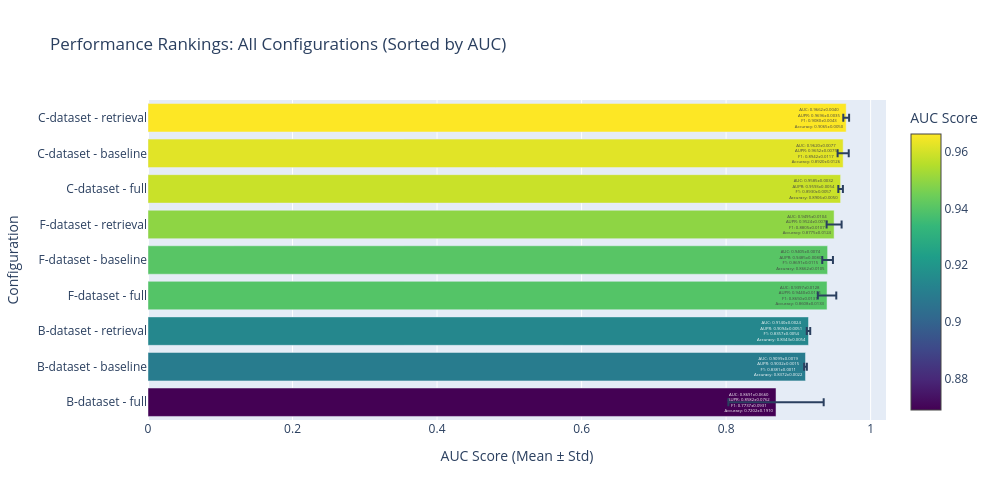

Notebook cell for this chart:
### Markdown cell above
## 6. Interactive Performance Comparison

Interactive bar chart showing all configurations ranked by AUC. Hover over bars to see detailed metrics.

### Code cell
# Create interactive comparison visualization
agg_data = df_results.groupby(['dataset', 'setup']).agg({
    'AUC': ['mean', 'std'],
    'AUPR': ['mean', 'std'],
    'F1-score': ['mean', 'std'],
    'Accuracy': ['mean', 'std']
}).reset_index()

agg_data.columns = ['dataset', 'setup', 'AUC_mean', 'AUC_std', 'AUPR_mean', 'AUPR_std', 
                    'F1_mean', 'F1_std', 'Accuracy_mean', 'Accuracy_std']

agg_data['config'] = agg_data['dataset'] + ' - ' + agg_data['setup']
agg_data = agg_data.sort_values('AUC_mean', ascending=True)

# Create horizontal bar chart
fig = go.Figure(data=[
    go.Bar(
        y=agg_data['config'],
        x=agg_data['AUC_mean'],
        error_x=dict(type='data', array=agg_data['AUC_std']),
        marker=dict(color=agg_data['AUC_mean'], colorscale='Viridis', 
                   showscale=True, colorbar=dict(title='AUC Score')),
        text=[f"AUC: {auc:.4f}±{std:.4f}<br>AUPR: {aupr:.4f}±{aupr_std:.4f}<br>F1: {f1:.4f}±{f1_std:.4f}<br>Accuracy: {acc:.4f}±{acc_std:.4f}" 
              for auc, std, aupr, aupr_std, f1, f1_std, acc, acc_std in 
              zip(agg_data['AUC_mean'], agg_data['AUC_std'], agg_data['AUPR_mean'], agg_data['AUPR_std'],
                  agg_data['F1_mean'], agg_data['F1_std'], agg_data['Accuracy_mean'], agg_data['Accuracy_std'])],
        hovertemplate='<b>%{y}</b><br>%{text}<extra></extra>',
        orientation='h'
    )
])

fig.update_layout(
    title='Performance Rankings: All Configurations (Sorted by AUC)',
    xaxis_title='AUC Score (Mean ± Std)',
    yaxis_title='Configuration',
    height=500,
    width=1000,
    showlegend=False,
    hovermode='closest'
)

fig.show()

print("✓ Interactive visualization complete")

### Figure 1 — Plotly figure (JSON) as saved in the notebook; plotly's stock layout.template omitted (floating-point values rounded to 4 significant figures)
{"data": [{"error_x": {"array": [0.06595, 0.00189, 0.002379, 0.01277, 0.007398, 0.0104, 0.003176, 0.0077, 0.00402], "type": "data"}, "hovertemplate": "<b>%{y}</b><br>%{text}<extra></extra>", "marker": {"color": [0.8691, 0.9099, 0.914, 0.9397, 0.9405, 0.9495, 0.9585, 0.962, 0.9662], "colorbar": {"title": {"text": "AUC Score"}}, "colorscale": [[0, "#440154"], [0.1111, "#482878"], [0.2222, "#3e4989"], [0.3333, "#31688e"], [0.4444, "#26828e"], [0.5556, "#1f9e89"], [0.6667, "#35b779"], [0.7778, "#6ece58"], [0.8889, "#b5de2b"], [1, "#fde725"]], "showscale": true}, "orientation": "h", "text": ["AUC: 0.8691±0.0660<br>AUPR: 0.8582±0.0762<br>F1: 0.7737±0.0931<br>Accuracy: 0.7202±0.1910", "AUC: 0.9099±0.0019<br>AUPR: 0.9032±0.0015<br>F1: 0.8381±0.0011<br>Accuracy: 0.8372±0.0022", "AUC: 0.9140±0.0024<br>AUPR: 0.9094±0.0051<br>F1: 0.8357±0.0054<br>Accuracy: 0.8343±0.0054", "AUC: 0.9397±0.0128<br>AUPR: 0.9440±0.0134<br>F1: 0.8650±0.0131<br>Accuracy: 0.8608±0.0133", "AUC: 0.9405±0.0074<br>AUPR: 0.9485±0.0080<br>F1: 0.8691±0.0115<br>Accuracy: 0.8662±0.0105", "AUC: 0.9495±0.0104<br>AUPR: 0.9524±0.0079<br>F1: 0.8805±0.0107<br>Accuracy: 0.8775±0.0124", "AUC: 0.9585±0.0032<br>AUPR: 0.9593±0.0054<br>F1: 0.8930±0.0057<br>Accuracy: 0.8906±0.0050", "AUC: 0.9620±0.0077<br>AUPR: 0.9652±0.0075<br>F1: 0.8942±0.0117<br>Accuracy: 0.8920±0.0126", "AUC: 0.9662±0.0040<br>AUPR: 0.9696±0.0035<br>F1: 0.9080±0.0043<br>Accuracy: 0.9065±0.0050"], "type": "bar", "x": [0.8691, 0.9099, 0.914, 0.9397, 0.9405, 0.9495, 0.9585, 0.962, 0.9662], "y": ["B-dataset - full", "B-dataset - baseline", "B-dataset - retrieval", "F-dataset - full", "F-dataset - baseline", "F-dataset - retrieval", "C-dataset - full", "C-dataset - baseline", "C-dataset - retrieval"]}], "layout": {"height": 500, "hovermode": "closest", "showlegend": false, "title": {"text": "Performance Rankings: All Configurations (Sorted by AUC)"}, "width": 1000, "xaxis": {"title": {"text": "AUC Score (Mean ± Std)"}}, "yaxis": {"title": {"text": "Configuration"}}}}
